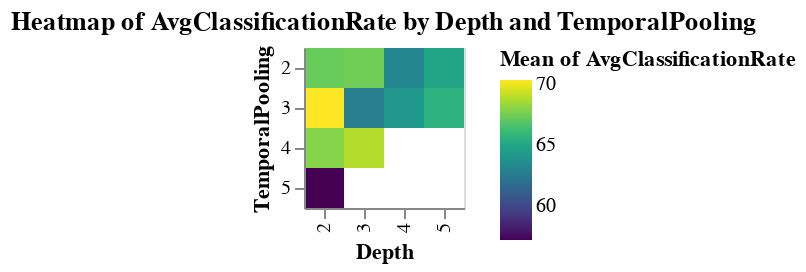

Source (notebook cell):
### Code cell
chart = alt.Chart(df).mark_rect().encode(
    x=alt.X('Depth:O'),
    y=alt.Y('TemporalPooling:N'),
    color=alt.Color('mean(AvgClassificationRate):Q', scale=alt.Scale(scheme='viridis')),
    tooltip=['Depth', 'TemporalPooling', 'mean(AvgClassificationRate)']
).properties(
    title='Heatmap of AvgClassificationRate by Depth and TemporalPooling'
)

chart

### Figure 1 — Vega-Lite specification as saved in the notebook (floating-point values rounded to 4 significant figures; data arrays with more than 128 entries replaced by an {"elided": "..."} marker saying what was removed)
{"config": {"view": {"continuousWidth": 300, "continuousHeight": 300}}, "data": {"name": "data-f22db429f087b0b80f91725068073632"}, "mark": {"type": "rect"}, "encoding": {"color": {"aggregate": "mean", "field": "AvgClassificationRate", "scale": {"scheme": "viridis"}, "type": "quantitative"}, "tooltip": [{"field": "Depth", "type": "quantitative"}, {"field": "TemporalPooling", "type": "quantitative"}, {"aggregate": "mean", "field": "AvgClassificationRate", "type": "quantitative"}], "x": {"field": "Depth", "type": "ordinal"}, "y": {"field": "TemporalPooling", "type": "nominal"}}, "title": "Heatmap of AvgClassificationRate by Depth and TemporalPooling", "$schema": "https://vega.github.io/schema/vega-lite/v5.20.1.json", "datasets": {"data-f22db429f087b0b80f91725068073632": {"elided": "297 records"}}}
